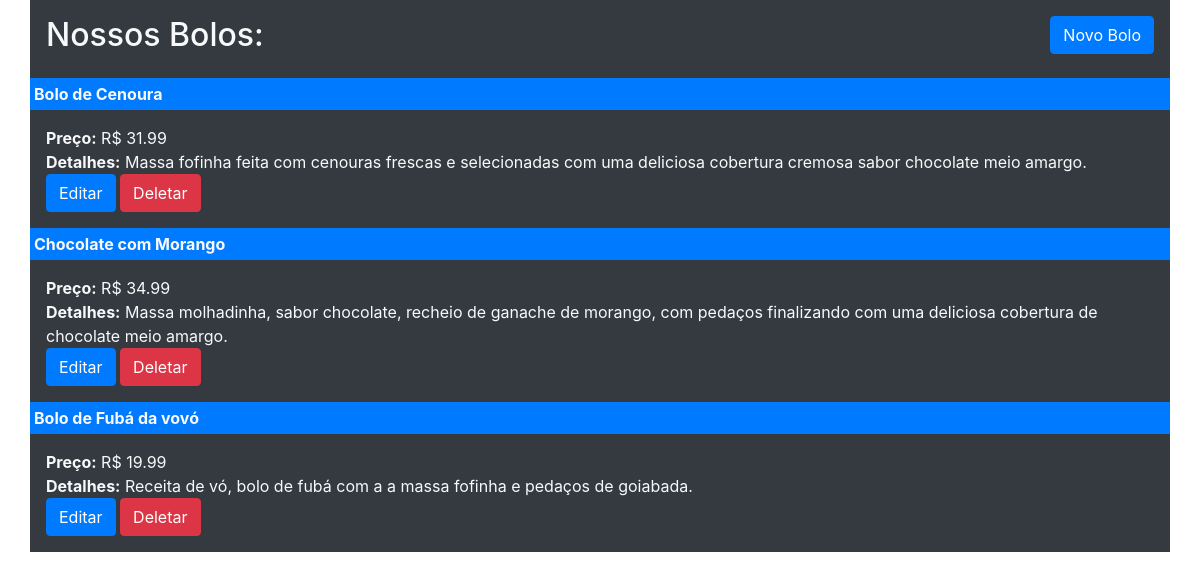
The page / on the database its author committed.
### Bolos/models.py (models this page shows, shortened)
class Bolo(models.Model):  # Cria a classe de model Transação
    nome = models.CharField(max_length=100)
    preco = models.DecimalField(max_digits=7, decimal_places=2)
    detalhes = models.TextField(null=True, blank=True)

### Bolos/views.py (the view)
# urls.py: path('', listagembolo, name="url_listagembolo"),
def listagembolo(request):
    data = {}
    data["bolos"]= Bolo.objects.all()
    return render(request,"Bolos/listagembolo.html", data)

### Bolos/templates/Bolos/listagembolo.html (shortened to what this page needs)
<!DOCTYPE html>
<html lang="en">
    <head>
        <link rel="stylesheet" href="https://stackpath.bootstrapcdn.com/bootstrap/4.1.3/css/bootstrap.min.css">
    </head>
    <body>
                <div class="container bg-dark p-3 clearfix text-light">
            <h2 class="float-left">Nossos Bolos:</h2>
            <a  href="{% url 'url_cadastro' %}">
                <button type="submit" class="btn btn-primary float-right">
                    Novo Bolo
                </button>
            </a>
        </div>
        <div>
        <div>
            {% for bolo in bolos %}
                <div class="container bg-primary text-light p-1">
                    <b>{{ bolo.nome }}</b>
                </div>
                <div class="container bg-dark text-light p-3">
                    <b>Preço:</b> R$ {{ bolo.preco }}
                    <br><b>Detalhes:</b> {{ bolo.detalhes }}
                    <br>
                    <a  href="{% url 'url_atualizar' bolo.id %}">
                        <button type="submit" class="btn btn-primary">Editar</button>
                    </a>
                    <a  href="{% url 'url_deletar' bolo.id %}">
                        <button type="submit" class="btn btn-danger">Deletar</button>
                    </a>
                </div>
            {% endfor %}
        </div>
    </body>
</html>

### rows shown on the page
Bolo: nome "Bolo de Cenoura", preco "31.99", detalhes "Massa fofinha feita com cenouras frescas e selecionadas com uma deliciosa cobertura cremosa sabor chocolate meio amargo."
Bolo: nome "Chocolate com Morango", preco "34.99", detalhes "Massa molhadinha, sabor chocolate, recheio de ganache de morango, com pedaços finalizando com uma deliciosa cobertura de chocolate meio amargo."
Bolo: nome "Bolo de Fubá da vovó", preco "19.99", detalhes "Receita de vó, bolo de fubá com a a massa fofinha e pedaços de goiabada."
